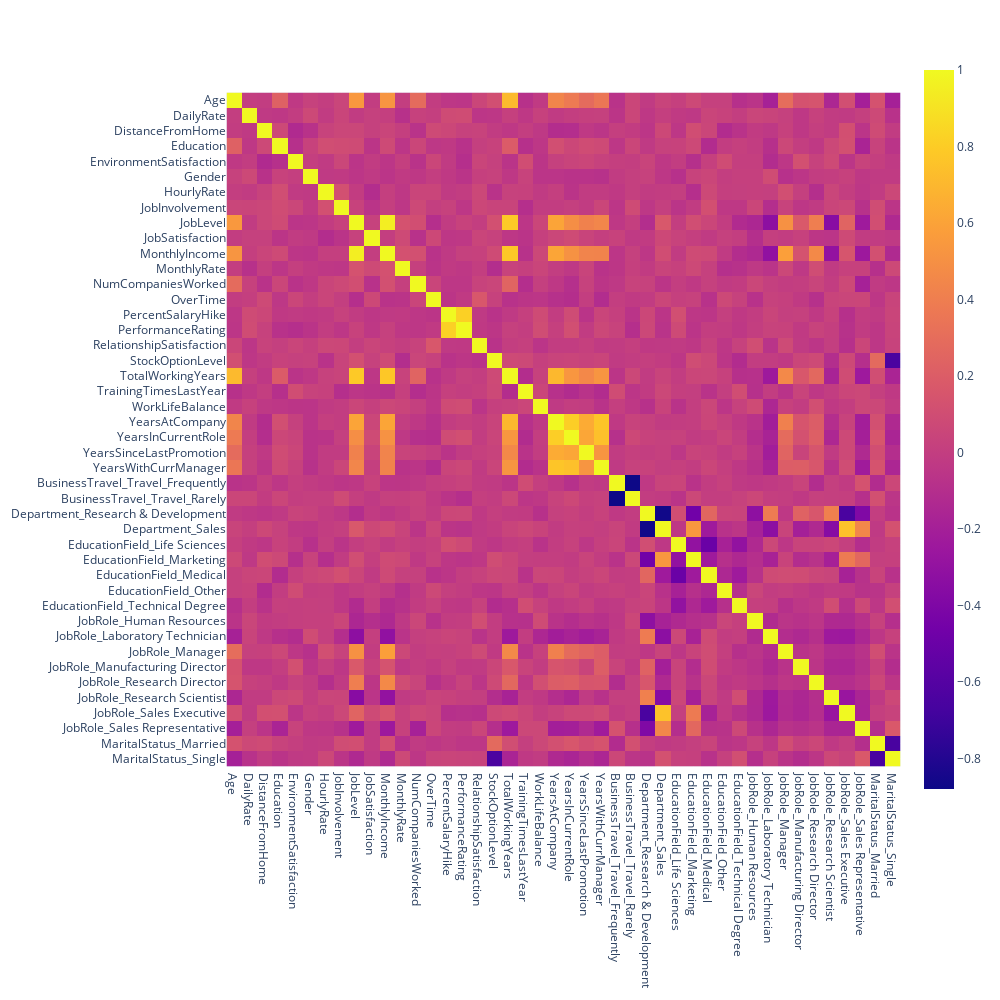

Notebook source saved alongside this figure:
### Markdown cell above
## Feature Correlation Check

### Code cell
# visualize correlation between features
# which correlation method makes most sense for our data set?
corr = X_train.corr()
fig = px.imshow(corr, width=1000, height=1000)
fig.show()

# potentially drop highly correleated features
# explain why we will or will not drop the feature
cor_matrix = X_train.corr().abs()
upper_tri = cor_matrix.where(np.triu(np.ones(cor_matrix.shape), k=1).astype(np.bool_))
to_drop = [column for column in upper_tri.columns if any(upper_tri[column] > 0.95)]
# if to_drop:
    # X_train = X_train.drop(columns=to_drop, axis=1)
print("Highly correlated feature(s) dropped: ", to_drop)

### Figure 1 — Plotly figure (JSON) as saved in the notebook; plotly's stock layout.template omitted (floating-point values rounded to 4 significant figures; data arrays with more than 128 entries replaced by an {"elided": "..."} marker saying what was removed)
{"data": [{"coloraxis": "coloraxis", "hovertemplate": "x: %{x}<br>y: %{y}<br>color: %{z}<extra></extra>", "name": "0", "type": "heatmap", "x": ["Age", "DailyRate", "DistanceFromHome", "Education", "EnvironmentSatisfaction", "Gender", "HourlyRate", "JobInvolvement", "JobLevel", "JobSatisfaction", "MonthlyIncome", "MonthlyRate", "NumCompaniesWorked", "OverTime", "PercentSalaryHike", "PerformanceRating", "RelationshipSatisfaction", "StockOptionLevel", "TotalWorkingYears", "TrainingTimesLastYear", "WorkLifeBalance", "YearsAtCompany", "YearsInCurrentRole", "YearsSinceLastPromotion", "YearsWithCurrManager", "BusinessTravel_Travel_Frequently", "BusinessTravel_Travel_Rarely", "Department_Research & Development", "Department_Sales", "EducationField_Life Sciences", "EducationField_Marketing", "EducationField_Medical", "EducationField_Other", "EducationField_Technical Degree", "JobRole_Human Resources", "JobRole_Laboratory Technician", "JobRole_Manager", "JobRole_Manufacturing Director", "JobRole_Research Director", "JobRole_Research Scientist", "JobRole_Sales Executive", "JobRole_Sales Representative", "MaritalStatus_Married", "MaritalStatus_Single"], "xaxis": "x", "y": ["Age", "DailyRate", "DistanceFromHome", "Education", "EnvironmentSatisfaction", "Gender", "HourlyRate", "JobInvolvement", "JobLevel", "JobSatisfaction", "MonthlyIncome", "MonthlyRate", "NumCompaniesWorked", "OverTime", "PercentSalaryHike", "PerformanceRating", "RelationshipSatisfaction", "StockOptionLevel", "TotalWorkingYears", "TrainingTimesLastYear", "WorkLifeBalance", "YearsAtCompany", "YearsInCurrentRole", "YearsSinceLastPromotion", "YearsWithCurrManager", "BusinessTravel_Travel_Frequently", "BusinessTravel_Travel_Rarely", "Department_Research & Development", "Department_Sales", "EducationField_Life Sciences", "EducationField_Marketing", "EducationField_Medical", "EducationField_Other", "EducationField_Technical Degree", "JobRole_Human Resources", "JobRole_Laboratory Technician", "JobRole_Manager", "JobRole_Manufacturing Director", "JobRole_Research Director", "JobRole_Research Scientist", "JobRole_Sales Executive", "JobRole_Sales Representative", "MaritalStatus_Married", "MaritalStatus_Single"], "yaxis": "y", "z": {"elided": "44x44 float values"}}], "layout": {"coloraxis": {"colorscale": [[0, "#0d0887"], [0.1111, "#46039f"], [0.2222, "#7201a8"], [0.3333, "#9c179e"], [0.4444, "#bd3786"], [0.5556, "#d8576b"], [0.6667, "#ed7953"], [0.7778, "#fb9f3a"], [0.8889, "#fdca26"], [1, "#f0f921"]]}, "height": 1000, "margin": {"t": 60}, "width": 1000, "xaxis": {"anchor": "y", "constrain": "domain", "domain": [0, 1], "scaleanchor": "y"}, "yaxis": {"anchor": "x", "autorange": "reversed", "constrain": "domain", "domain": [0, 1]}}}
